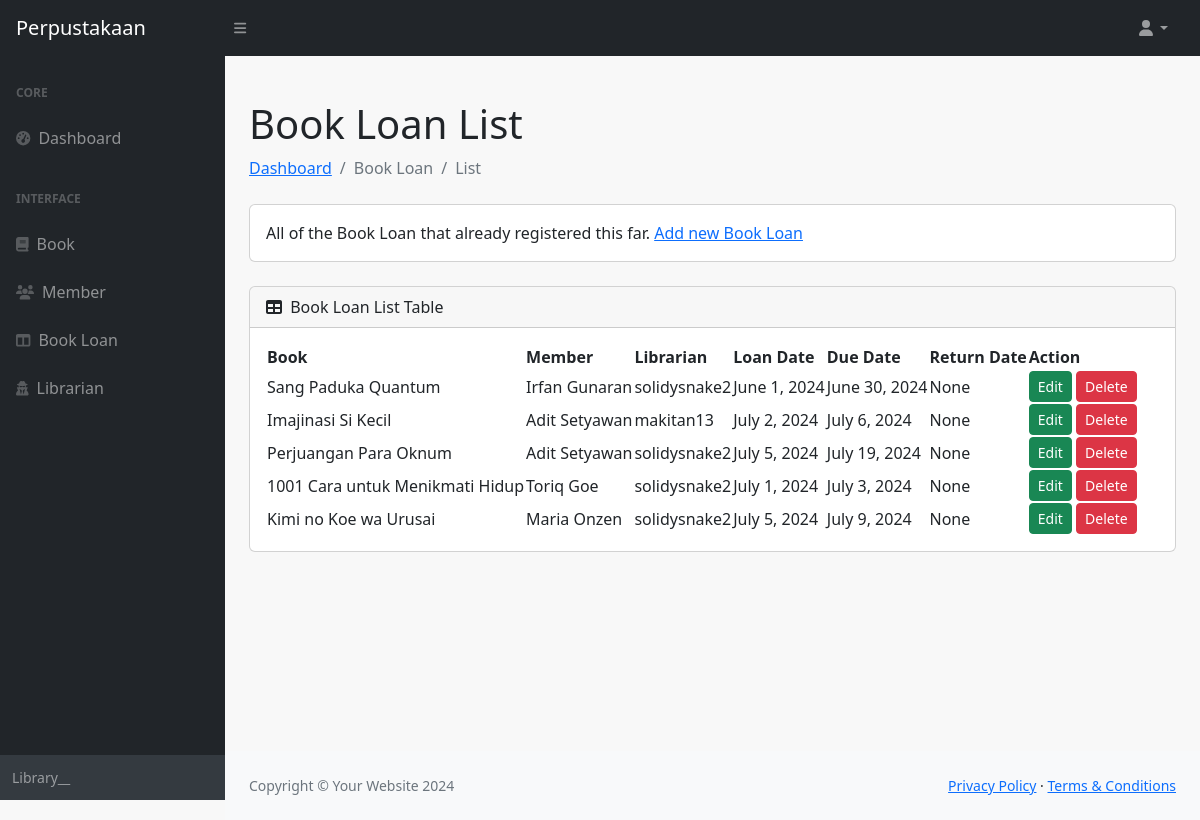
The app's page /bookloan/list with its own data.
### bookloan/models.py (models this page shows, shortened)
class BookLoan(models.Model):
    book = models.ForeignKey(to=Book , on_delete=models.SET_NULL, null=True)
    member = models.ForeignKey(to=Member, on_delete=models.SET_NULL, null=True)
    librarian = models.ForeignKey(to=Librarian, on_delete=models.SET_NULL, null=True)
    loan_date = models.DateField()
    due_date = models.DateField()
    return_date = models.DateField(null=True, blank=True)
    class Meta:
        db_table = 'book_loans'

### book/models.py (models this page shows)
class Book(models.Model):
    title = models.CharField(max_length=50)
    author = models.CharField(max_length=25)
    isbn = models.CharField(max_length=15)
    published_date = models.DateField()
    def __str__(self):
        return self.title
    class Meta:
        db_table = 'book'

### member/models.py (models this page shows)
class Member(models.Model):
    full_name = models.CharField(max_length=15)
    email = models.EmailField(unique=True)
    phone_number = models.CharField(max_length=15)
    def __str__(self):
            return self.full_name
    class Meta:
        db_table = 'member'

### librarian/models.py (models this page shows)
class Librarian(models.Model):
    first_name = models.TextField(max_length=15)
    last_name = models.TextField(max_length=15)
    username = models.CharField(max_length=12, unique=True)
    email = models.EmailField(unique=True)
    password = models.CharField(max_length=15)
    def __str__(self):
        return self.username
    class Meta:
        db_table = 'librarian'
    USERNAME_FIELD = 'username'
    REQUIRED_FIELDS = ['email']

### bookloan/views.py (the view)
# urls.py: path('bookloan/list', views.display_bookloan, name = 'bookloan_list'),
def display_bookloan(request):
    bookloan_list = BookLoan.objects.all()
    context = {'bookloan_list':bookloan_list}
    return render(request, 'bookloan_list.html', context)

### bookloan/templates/bookloan_list.html (shortened to what this page needs)
{% extends 'base.html' %}
{% block content%}
<div class="container-fluid px-4">
    <h1 class="mt-4">Book Loan List</h1>
    <ol class="breadcrumb mb-4">
        <li class="breadcrumb-item"><a href="/home">Dashboard</a></li>
        <li class="breadcrumb-item active">Book Loan</li>
        <li class="breadcrumb-item active">List</li>
    </ol>
    <div class="card mb-4">
        <div class="card-body">
            All of the Book Loan that already registered this far.  <a href='/bookloan/add'>Add new Book Loan</a>
        </div>
    </div>
    <div class="card mb-4">
        <div class="card-header">
            <i class="fas fa-table me-1"></i>
            Book Loan List Table
        </div>
        <div class="card-body">
            <table id="datatablesSimple">
        <thead>
            <tr>
                <th>Book</th>
                <th>Member</th>
                <th>Librarian</th>
                <th>Loan Date</th>
                <th>Due Date</th>
                <th>Return Date</th>
                <th>Action</th>
            </tr>
        </thead>
        <tbody>
            {% for bookloan in bookloan_list%}
            <tr>
                <td>{{bookloan.book}}</td>
                <td>{{bookloan.member}}</td>
                <td>{{bookloan.librarian}}</td>
                <td>{{bookloan.loan_date}}</td>
                <td>{{bookloan.due_date}}</td>
                <td>{{bookloan.return_date}}</td>
                <td>
                    <a href = {% url 'edit_bookloan' bookloan.id%} class="btn btn-success btn-sm">Edit</a>
                    <a href = {% url 'delete_bookloan' bookloan.id %} class="btn btn-danger btn-sm">Delete</a>
                </td>
            </tr>
            {% endfor %}
        </tbody>
    </table>
</div>
</div>
</div>
{% endblock content%}

### records on screen
BookLoan: book "Sang Paduka Quantum", member "Irfan Gunaran", librarian "solidysnake2", loan_date "June 1, 2024", due_date "June 30, 2024", return_date "None"
BookLoan: book "Imajinasi Si Kecil", member "Adit Setyawan", librarian "makitan13", loan_date "July 2, 2024", due_date "July 6, 2024", return_date "None"
BookLoan: book "Perjuangan Para Oknum", member "Adit Setyawan", librarian "solidysnake2", loan_date "July 5, 2024", due_date "July 19, 2024", return_date "None"
BookLoan: book "1001 Cara untuk Menikmati Hidup", member "Toriq Goe", librarian "solidysnake2", loan_date "July 1, 2024", due_date "July 3, 2024", return_date "None"
BookLoan: book "Kimi no Koe wa Urusai", member "Maria Onzen", librarian "solidysnake2", loan_date "July 5, 2024", due_date "July 9, 2024", return_date "None"
